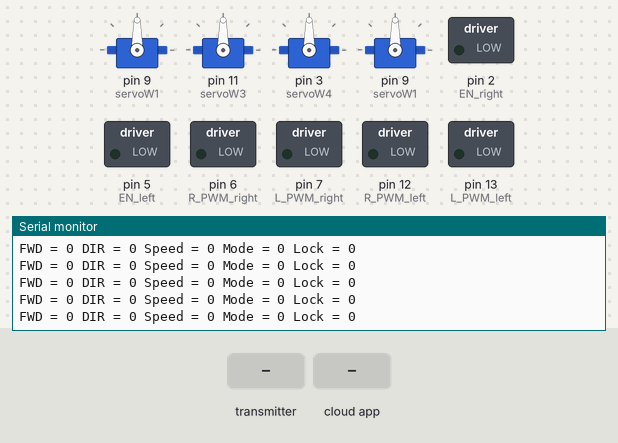
Bench run of a sketch on a simulated Arduino Mega 2560, built with avr-gcc and run on an emulated ATmega2560. Shown: 4 × servo, switched loads named in the sketch (green lamp = pin HIGH), the last lines printed to the serial monitor. The test bench sets the inputs (shaded band). The ROS host is connected and sends only what is stated.

Above: at 1.2 s.
1.3 s: the transmitter starts sending readChannel.1 = 1000
At 1.33 s:
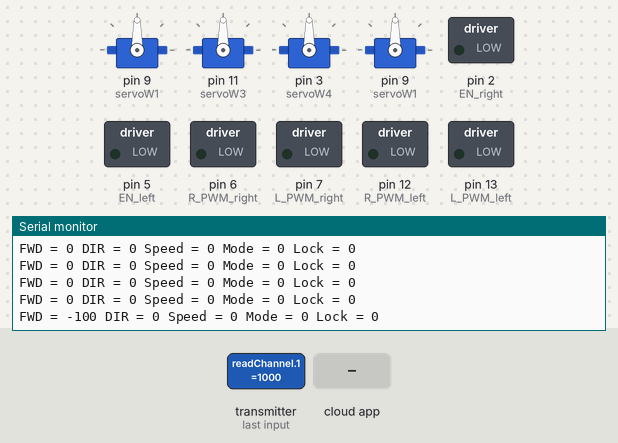
4.3 s: the transmitter starts sending readChannel.3 = 1000
At 4.35 s:
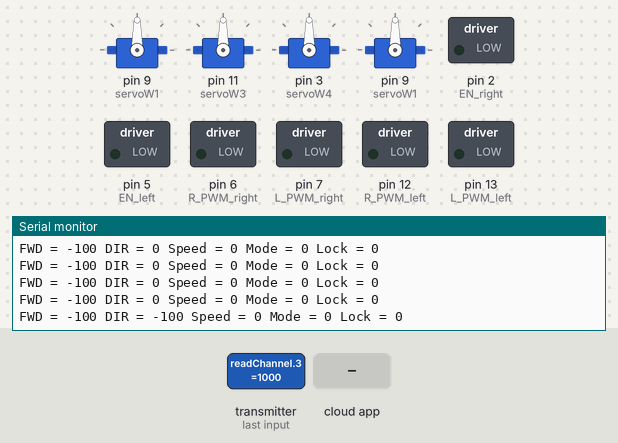
7.3 s: the transmitter starts sending readChannel.4 = 1000
At 7.32 s:
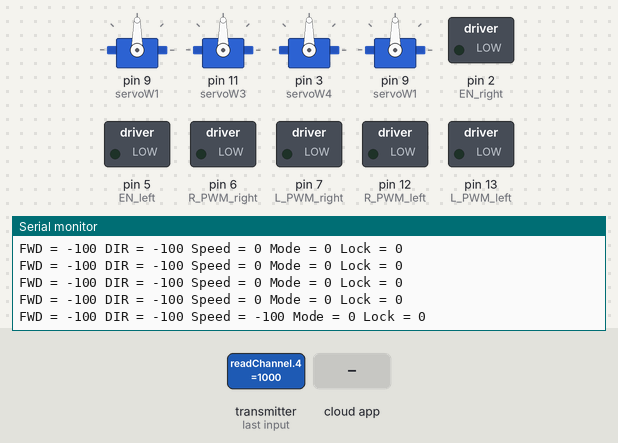
10.3 s: the transmitter starts sending readChannel.1 = 1250
At 10.35 s:
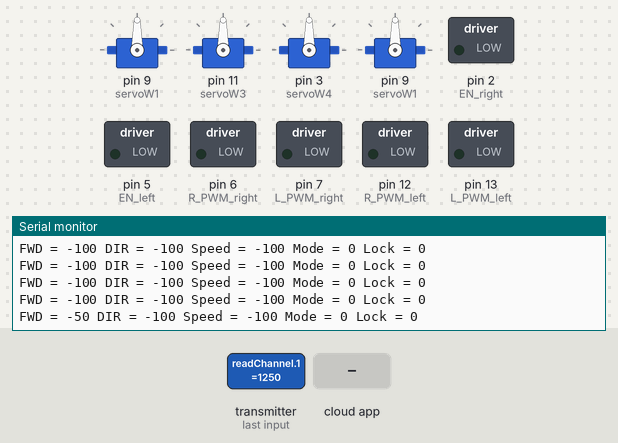
13.3 s: the phone or cloud app sets rcCH4 to 180
16.3 s: the transmitter starts sending readChannel.3 = 1250
At 16.35 s:
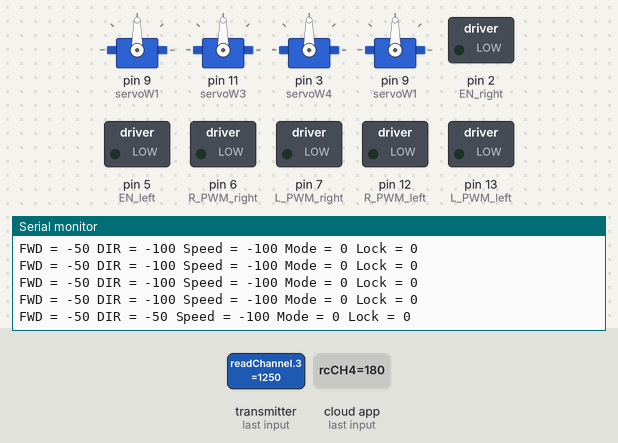
Timing chart, 0 to 19.3 s (numbered marks = the images above; inputs shaded):
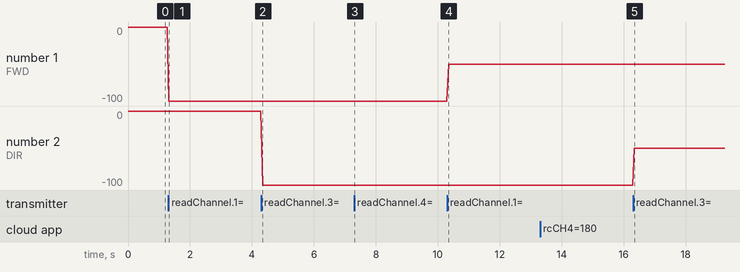

The sketch:

rosserial_rover.ino.ino
```cpp
// Include iBusBM Library
#include <IBusBM.h>
#include <Servo.h>
#include <ros.h>
#include <std_msgs/Int32.h>
#include <std_msgs/Bool.h>

// Create iBus Object
IBusBM ibus;

// ROS NodeHandle
ros::NodeHandle nh;

// ROS Messages
std_msgs::Int32 rcCH1_msg;
std_msgs::Int32 rcCH2_msg;
std_msgs::Int32 rcCH3_msg;
std_msgs::Int32 rcCH4_msg;
std_msgs::Int32 rcCH5_msg;
std_msgs::Int32 rcCH6_msg;
std_msgs::Bool rcCH7_msg;
std_msgs::Bool rcCH8_msg;
std_msgs::Bool rcCH10_msg;

// ROS Publishers
ros::Publisher rcCH1_pub("rcCH1", &rcCH1_msg);
ros::Publisher rcCH2_pub("rcCH2", &rcCH2_msg);
ros::Publisher rcCH3_pub("rcCH3", &rcCH3_msg);
ros::Publisher rcCH4_pub("rcCH4", &rcCH4_msg);
ros::Publisher rcCH5_pub("rcCH5", &rcCH5_msg);
ros::Publisher rcCH6_pub("rcCH6", &rcCH6_msg);
ros::Publisher rcCH7_pub("rcCH7", &rcCH7_msg);
ros::Publisher rcCH8_pub("rcCH8", &rcCH8_msg);
ros::Publisher rcCH10_pub("rcCH10", &rcCH10_msg);

// Forward declarations for callback functions
void rcCH4Callback(const std_msgs::Int32 &msg);
void rcCH2Callback(const std_msgs::Int32 &msg);
void rcCH7Callback(const std_msgs::Bool &msg);
void rcCH10Callback(const std_msgs::Bool &msg);

// ROS Subscribers
ros::Subscriber<std_msgs::Int32> rcCH4_sub("rcCH4", &rcCH4Callback);
ros::Subscriber<std_msgs::Int32> rcCH2_sub("rcCH2", &rcCH2Callback);
ros::Subscriber<std_msgs::Bool> rcCH7_sub("rcCH7", &rcCH7Callback);
ros::Subscriber<std_msgs::Bool> rcCH10_sub("rcCH10", &rcCH10Callback);

// Servo objects
Servo servoW1;  // front right
Servo servoW3;  // back right
Servo servoW4;  // front left
Servo servoW6;  // back left

// Right motor driver pins
int EN_right = 2;
int R_PWM_right = 6; // PWM pin
int L_PWM_right = 7; // PWM pin

// Left motor driver pins
int EN_left = 5;
int R_PWM_left = 12; // PWM pin
int L_PWM_left = 13; // PWM pin

int r = 0;
float thetaInnerFront = 0;
float thetaInnerBack = 0;
float thetaOuterFront = 0;
float thetaOuterBack = 0;

float d1 = 271; // distance in mm
float d2 = 278;
float d3 = 301;
float d4 = 304;

void rcCH4Callback(const std_msgs::Int32 &msg) {
  rcCH4_msg = msg;
  controlServosAndMotors();
}

void rcCH2Callback(const std_msgs::Int32 &msg) {
  rcCH2_msg = msg;
}

void rcCH7Callback(const std_msgs::Bool &msg) {
  rcCH7_msg = msg;
}

void rcCH10Callback(const std_msgs::Bool &msg) {
  rcCH10_msg = msg;
}

void controlServosAndMotors() {
  if(rcCH10_msg.data == 1 && rcCH7_msg.data == 0) {
    if (rcCH4_msg.data > 4) {
      r = map(rcCH4_msg.data, 0, 100, 1400, 600);  // turning radius from 1400mm to 600mm
      calculateServoAngle();
      // Servo motors
      // Outer wheels
      servoW1.write(94 + thetaOuterFront);
      servoW3.write(96 - thetaOuterBack);
      // Inner wheels
      servoW4.write(97 + thetaInnerFront); // front wheel steer right
      servoW6.write(97 - thetaInnerBack); // back wheel steer left for overall steering to the right of the rover

      // DC Motors
      if (rcCH2_msg.data > 0) {
        MoveForward();
      } else if (rcCH2_msg.data < 0) {
        MoveBackward();
      }
    } else if (rcCH4_msg.data < -4) {
      r = map(rcCH4_msg.data, 0, -100, 1400, 600); // turning radius from 600mm to 1400mm
      calculateServoAngle();
      // Servo motors
      servoW1.write(94 - thetaInnerFront);
      servoW3.write(96 + thetaInnerBack);
      servoW4.write(97 - thetaOuterFront);
      servoW6.write(97 + thetaOuterBack);
      Serial.println(thetaOuterFront);

      if (rcCH2_msg.data > 0) {
        MoveForward();
      } else if (rcCH2_msg.data < 0) {
        MoveBackward();
      }
    } else {
      if (rcCH2_msg.data > 0) {
        MoveForward();
      } else if (rcCH2_msg.data < 0) {
        MoveBackward();
      }
    }
  }
}

// Read the number of a given channel and convert to the range provided.
// If the channel is off, return the default value
int readChannel(byte channelInput, int minLimit, int maxLimit, int defaultValue) {
  uint16_t ch = ibus.readChannel(channelInput);
  if (ch < 100) return defaultValue;
  return map(ch, 1000, 2000, minLimit, maxLimit);
}

// Read the channel and return a boolean value
bool readSwitch(byte channelInput, bool defaultValue) {
  int intDefaultValue = (defaultValue) ? 100 : 0;
  int ch = readChannel(channelInput, 0, 100, intDefaultValue);
  return (ch > 50);
}

// FS channel list
int rcCH1 = 0; // Available for stepper1
int rcCH2 = 0; // Forward - Backward for stepper2a and stepper2b
int rcCH3 = 0; // Available for stepper3
int rcCH4 = 0; // Right\Left for wrist_angle servo
int rcCH5 = 0; // Speed
int rcCH6 = 0; // Available
bool rcCH7 = 0; // Mode Control
bool rcCH8 = 0; // Available for open gripper
bool rcCH9 = 0; // Available
bool rcCH10 = 0; // Lock

void setup() {
  // Start serial monitor
  Serial.begin(9600);

  // Attach iBus object to serial port
  ibus.begin(Serial1);

  // Initialize ROS
  nh.initNode();

  // Advertise the topics
  nh.advertise(rcCH1_pub);
  nh.advertise(rcCH2_pub);
  nh.advertise(rcCH3_pub);
  nh.advertise(rcCH4_pub);
  nh.advertise(rcCH5_pub);
  nh.advertise(rcCH6_pub);
  nh.advertise(rcCH7_pub);
  nh.advertise(rcCH8_pub);
  nh.advertise(rcCH10_pub);

  // Subscribe to the topics
  nh.subscribe(rcCH4_sub);
  nh.subscribe(rcCH2_sub);
  nh.subscribe(rcCH7_sub);
  nh.subscribe(rcCH10_sub);

  // Attach servos
  servoW1.attach(9);
  servoW3.attach(11);
  servoW4.attach(3);
  servoW6.attach(9);

  // Set initial servo positions
  servoW1.write(90);
  servoW3.write(90);
  servoW4.write(90);
  servoW6.write(90);

  pinMode(EN_right, OUTPUT);
  pinMode(R_PWM_right, OUTPUT);
  pinMode(L_PWM_right, OUTPUT);

  pinMode(EN_left, OUTPUT);
  pinMode(R_PWM_left, OUTPUT);
  pinMode(L_PWM_left, OUTPUT);
}

void loop() {
  // Get RC channel values
  rcCH1 = readChannel(0, -100, 100, 0);
  rcCH2 = readChannel(1, -100, 100, 0);
  rcCH3 = readChannel(2, -100, 100, 0);
  rcCH4 = readChannel(3, -100, 100, 0);
  rcCH5 = readChannel(4, -100, 100, 0);
  rcCH6 = readChannel(5, -100, 100, 0);
  rcCH7 = readSwitch(6, false);
  rcCH8 = readSwitch(7, false);
  rcCH10 = readSwitch(9, false);

  // Publish the values
  rcCH1_msg.data = rcCH1;
  rcCH2_msg.data = rcCH2;
  rcCH3_msg.data = rcCH3;
  rcCH4_msg.data = rcCH4;
  rcCH5_msg.data = rcCH5;
  rcCH6_msg.data = rcCH6;
  rcCH7_msg.data = rcCH7;
  rcCH8_msg.data = rcCH8;
  rcCH10_msg.data = rcCH10;

  rcCH1_pub.publish(&rcCH1_msg);
  rcCH2_pub.publish(&rcCH2_msg);
  rcCH3_pub.publish(&rcCH3_msg);
  rcCH4_pub.publish(&rcCH4_msg);
  rcCH5_pub.publish(&rcCH5_msg);
  rcCH6_pub.publish(&rcCH6_msg);
  rcCH7_pub.publish(&rcCH7_msg);
  rcCH8_pub.publish(&rcCH8_msg);
  rcCH10_pub.publish(&rcCH10_msg);

  // Print channel values for debugging
  Serial.print("FWD = ");
  Serial.print(rcCH2);

  Serial.print(" DIR = ");
  Serial.print(rcCH4);

  Serial.print(" Speed = ");
  Serial.print(rcCH5);

  Serial.print(" Mode = ");
  Serial.print(rcCH7);

  Serial.print(" Lock = ");
  Serial.println(rcCH10);

  // Handle ROS communication
  nh.spinOnce();

  delay(50);
}

void stopMotor() {
  // Right side
  digitalWrite(EN_right, 1 );
  analogWrite(R_PWM_right, 0);
  analogWrite(L_PWM_right, 0);

  // Left side
  digitalWrite(EN_left, 1 );
  analogWrite(R_PWM_left, 0);
  analogWrite(L_PWM_left, 0);
}

void MoveForward() {
  // Right side
  digitalWrite(EN_right, 1 );
  analogWrite(R_PWM_right, 255);
  analogWrite(L_PWM_right, 0);

  // Left side
  digitalWrite(EN_left, 1 );
  analogWrite(R_PWM_left, 0);
  analogWrite(L_PWM_left, 255);
}

void MoveBackward() {
  // Right side
  digitalWrite(EN_right, 1 );
  analogWrite(R_PWM_right, 0);
  analogWrite(L_PWM_right, 255);

  // Left side
  digitalWrite(EN_left, 1 );
  analogWrite(R_PWM_left, 255);
  analogWrite(L_PWM_left, 0);
}

void calculateServoAngle() {
  // Calculate the angle for each servo for the input turning radius "r"
  thetaInnerFront = round((atan((d3 / (r + d1)))) * 180 / PI); // thetaInnerFront r19--- l42
  thetaInnerBack = round((atan((d2 / (r + d1)))) * 180 / PI); // thetaInnerBack r18   --- l42
  thetaOuterFront = round((atan((d3 / (r - d1)))) * 180 / PI); // thetaOuterFront r 42  --- l42
  thetaOuterBack = round((atan((d2 / (r - d1)))) * 180 / PI);  // thetaOuterBack r40  --- l42

  Serial.println("thetaInnerFront= ");
  Serial.print(thetaInnerFront);
  Serial.println("    ");

  Serial.println("thetaInnerBack= ");
  Serial.print(thetaInnerBack);
  Serial.println("    ");

  Serial.println("thetaOuterFront= ");
  Serial.print(thetaOuterFront);
  Serial.println("    ");

  Serial.println("thetaOuterBack= ");
  Serial.print(thetaOuterBack);
  Serial.println("    ");
}
```

Measured:
- after the input at 1.3 s, the serial monitor: prints a new line at once (image 1)
- after the input at 4.3 s, the serial monitor: prints a new line at once (image 2)
- after the input at 7.3 s, the serial monitor: prints a new line at once (image 3)
- after the input at 10.3 s, the serial monitor: prints a new line at once (image 4)
- after the input at 16.3 s, the serial monitor: prints a new line after 0.05 s (image 5)
- plotted number 1: 0 → -100 after the input at 1.3 s, -100 → -50 after the input at 10.3 s
